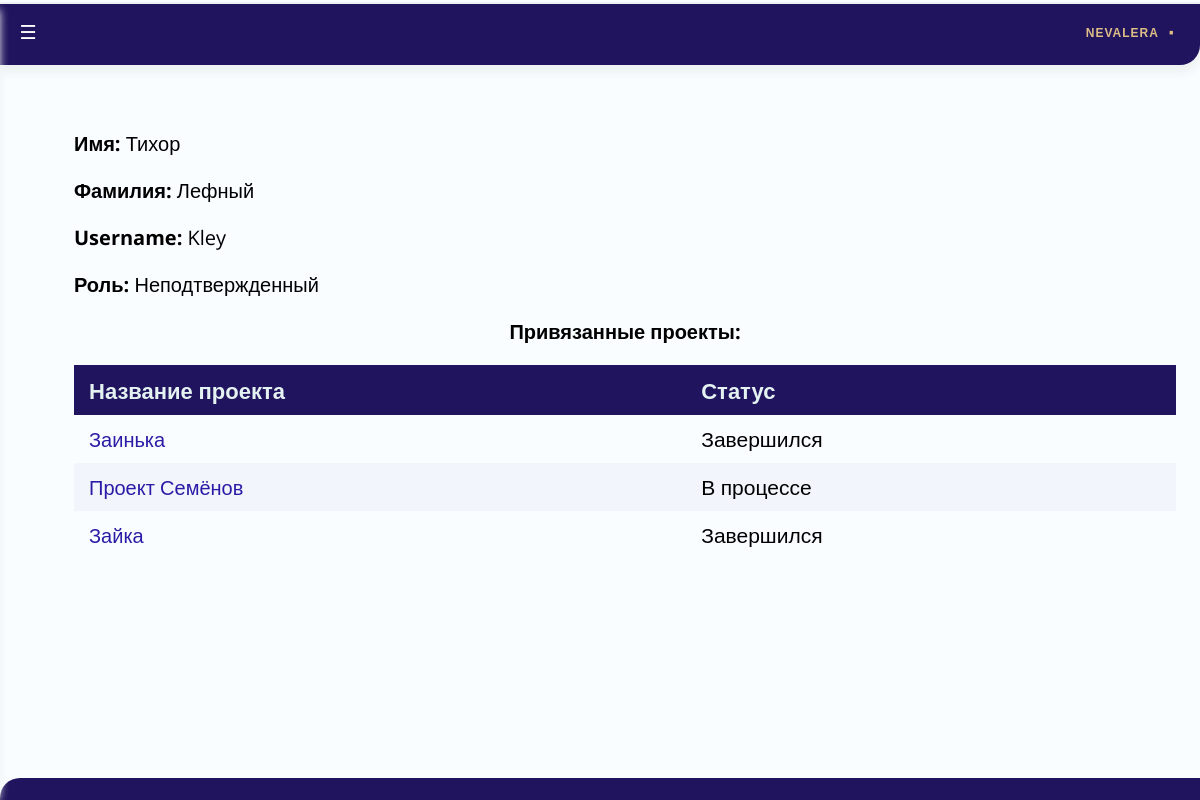
Before: /TeleBot/user/12345678 (signed in) with the older database file.
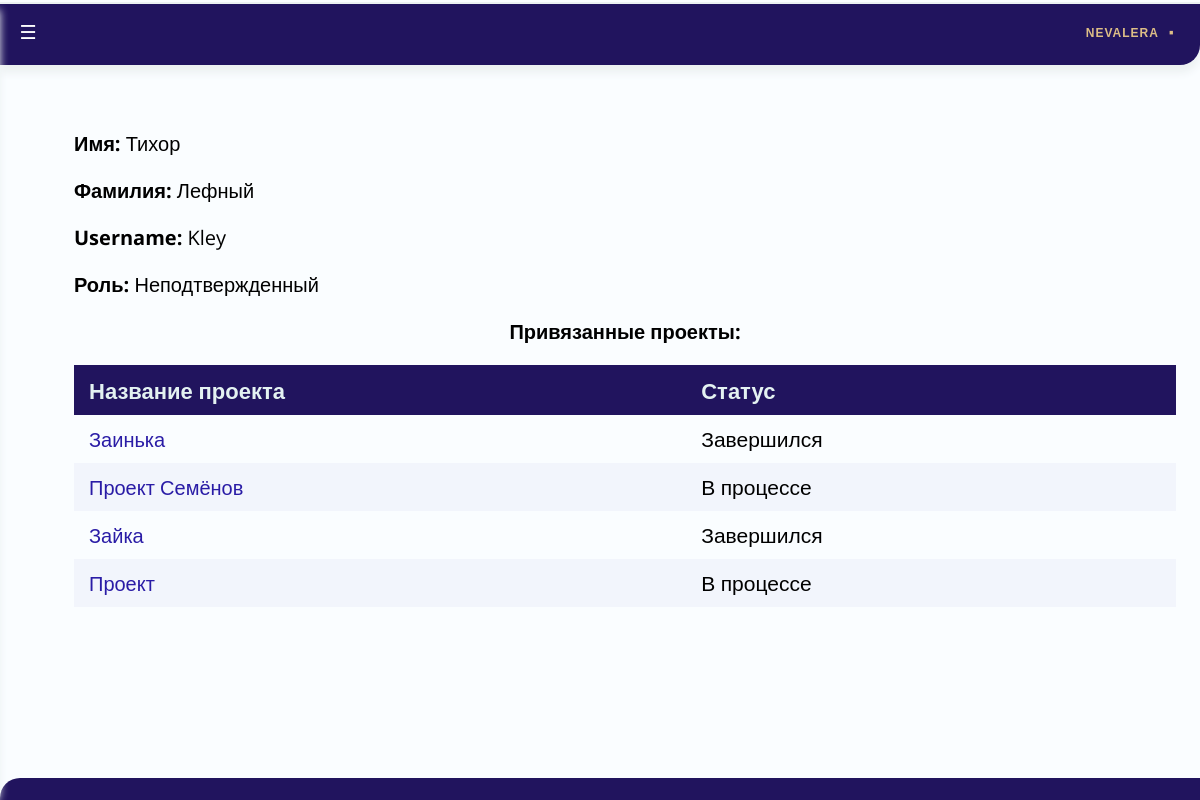
After: the same page with the newer database file.
### Projects/models.py (models this page shows, shortened)
class Project(models.Model):
	name = models.CharField(unique = True, max_length=200)
	start_date = models.DateField(default = datetime.now, null=True, blank=True)
	end_date = models.DateField(null=True, blank=True)
	users = models.ManyToManyField(User)
	responsible_user = models.ForeignKey(User, related_name="responsible", on_delete=models.SET_NULL, null=True)
	def get_absolute_url(self):
		return reverse('project-detail', args=[str(self.id)])
	def status(self):
		if not self.start_date or date.today()< self.start_date:
			return 'Не начался'
		if self.end_date is None or self.start_date <= date.today() < self.end_date:
			return 'В процессе'
		if date.today() >= self.end_date:
			return 'Завершился'

### TeleBot/views.py (the view)
# urls.py: urlpatterns += [re_path(r'^user/(?P<pk>\d+)$',  user_passes_test(User.is_verified)(views.UserDetailView.as_view()), name='user-detail') ]
class UserDetailView(OwnerOnlyMixin, generic.DetailView):
	model = User

### TeleBot/views.py (called while the page is built)
    def dispatch(self, request, pk, *args, **kwargs):
        user_page = self.get_object()
        if request.user.telegram_id != user_page.telegram_id and not request.user.is_staff :
            return self.handle_no_permission()
        return super().dispatch(request, pk, *args, **kwargs)

### Users/models.py (called while the page is built)
	def get_absolute_url(self):
		return reverse('user-detail', args=[str(self.telegram_id)])

	@property
	def get_role(self):
		if self.is_staff:
			return "Администратор"
		else:
			if self.is_active:
				return "Подтвержденный"
			else:
				return "Неподтвержденный"

	def is_verified(self):
		return (self.is_active) or (self.is_staff)

### TeleBot/templates/Users/user_detail.html (shortened to what this page needs)
{% extends "base_generic.html" %}
{% block content %}
  <p font-size="24px" align="left"><b>Имя: </b>{{user.first_name }}<br></p>
  <p font-size="24px" align="left"><b>Фамилия: </b>{{user.last_name }}<br></p>
  <p font-size="24px" align="left"><b>Username: </b>{{user.username }}<br></p>
  <p font-size="24px" align="left"><b>Роль: </b>{{user.get_role}} <br></p>
	<p font-size="24px" align="center" color="#21145e" ><b>Привязанные проекты:</b><br></p>
    <table class="table">
    <thead>
    <tr>
			<th width = 25% onclick="sortTable(0)"  align=left>Название проекта</th>
			<th width = 20% onclick="sortTable(1)"  align=left>Статус</th>
	</tr>
    </thead>
    <tbody>
    {% for project in user.project_set.all|dictsort:"start_date" %}
    <tr>
		<td><a href="{{ project.get_absolute_url }}" class="reg" align=center>{{project.name}}</a></td>
        <td align=center>{{project.status}}</td>
    </tr>
	{% endfor %}
 </tbody>
    </table>
{% endblock %}

Changed rows visible on the page:
added Project: name "Проект", status "В процессе"
